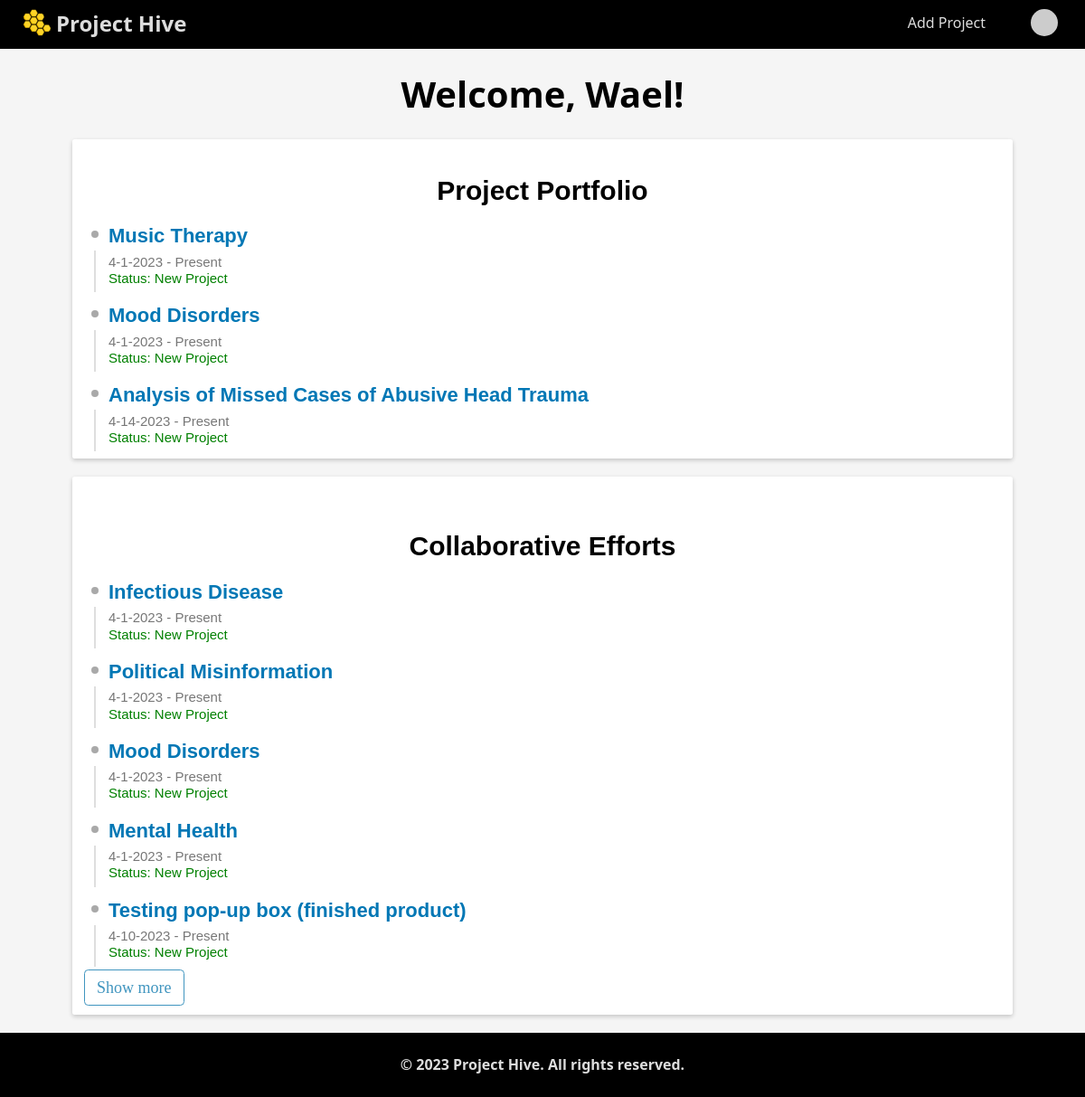
/profile/dashboard (signed in), run on an earlier commit of the app's database.
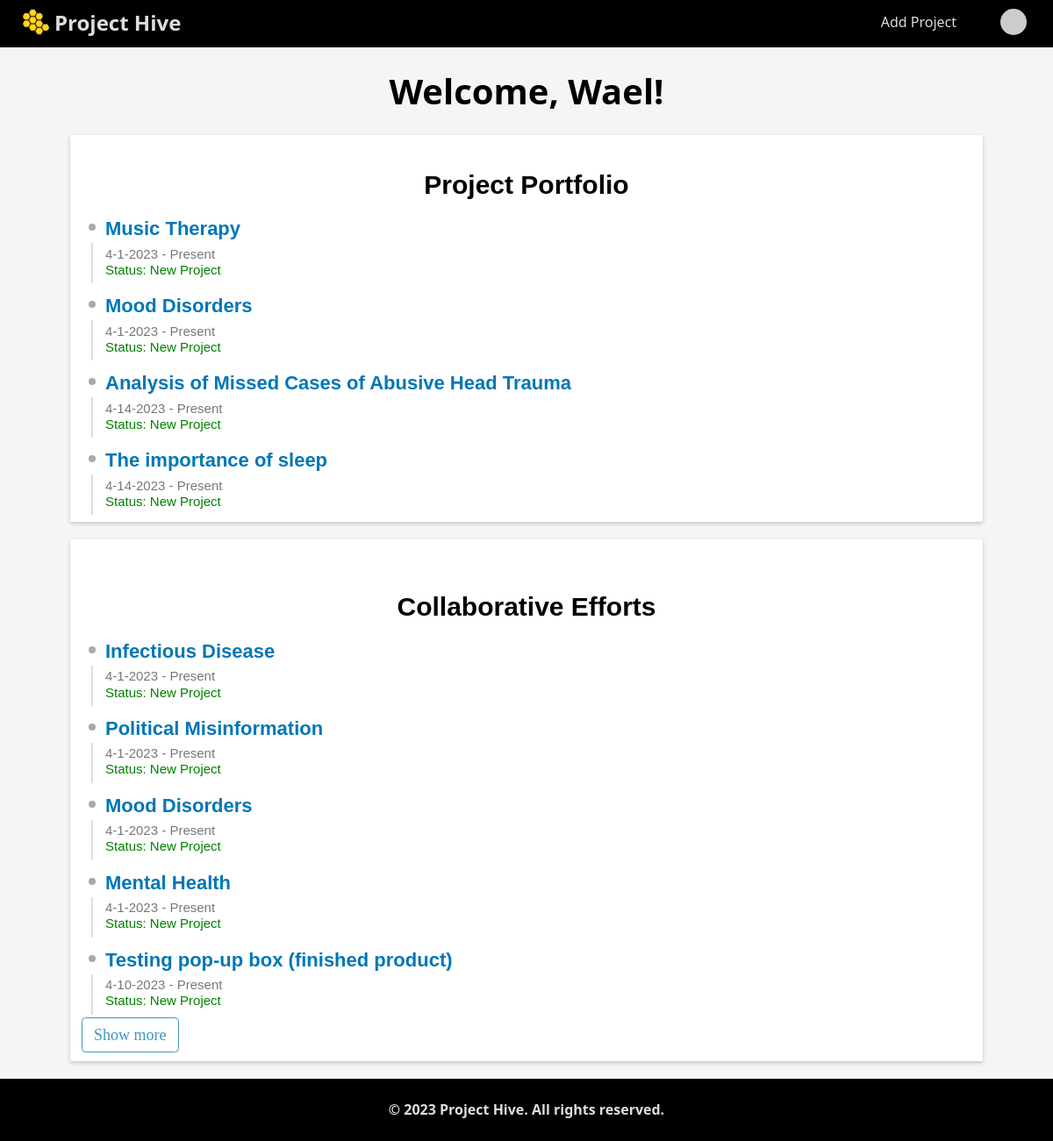
And on a later commit of the database.
### website/models.py (models this page shows)
class User(db.Model, UserMixin):
    id = db.Column(db.Integer, primary_key=True)
    first_name = db.Column(db.String(500), nullable=False)
    last_name = db.Column(db.String(500), nullable=False)
    email = db.Column(db.String(500), unique=True)
    hash = db.Column(db.String(500))

class Project(db.Model):
    id = db.Column(db.Integer, primary_key=True)
    title = db.Column(db.String(500), nullable=False)
    start_date = db.Column(db.DateTime(timezone=True), default=func.now(), nullable=False)
    description = db.Column(db.String(5000), unique=True, nullable=False)
    status = db.Column(db.String(500), default="New Project")
    leaders = db.relationship('User', secondary='leader', backref='projects')

### website/views.py (the view)
@views.route("/profile/dashboard")
@login_required
def dashboard():
    user = User.query.filter_by(email=current_user.email).first()
    leaders = Leader.query.filter_by(
        user_id=user.id
    ).all()  # grabbing all the leader's project
    collaborators = Collaborator.query.filter_by(
        user_id=user.id
    ).all()  # grabbing all the leader's project
    entries = []
    collaborator_entries = []
    for leader in leaders:
        projects = Project.query.filter_by(id=leader.project_id).all()
        if projects:
            for project in projects:
                entry = {}
                entry["title"] = project.title
                entry["description"] = project.description
                entry["status"] = project.status
                entry["id"] = project.id
                entry["start_date"] = project.start_date
                entries.append(entry)
    for collaborator in collaborators:
        projects = Project.query.filter_by(id=collaborator.project_id).all()
        if projects:
            for project in projects:
                collaborator_entry = {}
                collaborator_entry["title"] = project.title
                collaborator_entry["description"] = project.description
                collaborator_entry["status"] = project.status
                collaborator_entry["id"] = project.id
                collaborator_entry["start_date"] = project.start_date
                collaborator_entries.append(collaborator_entry)
    return render_template(
        "dashboard.html",
        user=current_user,
        entries=entries,
        collaborator_entries=collaborator_entries,
    )

### website/__init__.py (called while the page is built)
def create_app():
    app = Flask(__name__)
    app.config["TEMPLATES_AUTO_RELOAD"] = True
    app.config['SQLALCHEMY_DATABASE_URI'] = f'sqlite:///{DB_NAME}'
    app.config['SECRET_KEY'] = "dsaljf;ldsakjf;lkdsjf,cmlkjlkwqjfoijlsad;"
    app.config['LOGIN_MESSAGE'] = 'Please log in to continue.'
    db.init_app(app)
    from website.views import views
    from website.auth import auth
    app.register_blueprint(views, url_prefix="/")
    app.register_blueprint(auth, url_prefix="/")
    from website import models
    from website.models import User
    create_database(app)
    login_manager = LoginManager()
    login_manager.login_view = 'auth.login'
    login_manager.login_message = 'Please log in to continue.' # set the custom login message
    login_manager.init_app(app)
    @login_manager.user_loader
    def load_user(id):
        return User.query.get(int(id))
    return app

### website/templates/dashboard.html (shortened to what this page needs)
{% extends "base.html" %} {% block title %} Dashboard {% endblock %} {% block main%}
<h1 class="welcome">Welcome, {{ user.first_name }}!</h1>
<div class="card">
    <div class="title-grid portfolio">
        <h3 class="project-title">Project Portfolio</h3>
    </div>
    {% for entry in entries %}
        {% if loop.index < 6  %}
        <div class="project-card">
            <div class="justify-space-between project-history">
              <div class="full-width project-card">
                <div class="full-height">
                    <a href="{{ url_for('views_bp.details', id=entry.id) }}" class="fancy-link">
                        <span class="title">{{ entry.title }}</span>
                    </a>
                </div>
                <span class="period">
                  <span>{{entry.start_date.month}}-{{entry.start_date.day}}-{{entry.start_date.year}} - Present</span>
                </span>
                <span>
                    <br>
                  <span class="status-dashboard">Status: {{entry.status}}</span>
                </span>
              </div>
            </div>
        </div>
        {% endif %}
    {% endfor %}
</div>
<div class="card">
    <div class="title-grid portfolio">
        <h5 class="collab-title">Collaborative Efforts</h5>
    </div>
    {% for entry in collaborator_entries %}
        {% if loop.index < 6 %}
        <div class="collab-card">
            <div class="justify-space-between project-history">
              <div class="full-width collab-card">
                <div class="full-height">
                    <a href="{{ url_for('views_bp.details', id=entry.id) }}" class="fancy-link">
                        <span class="title">{{ entry.title }}</span>
                    </a>
                </div>
                <span class="period">
                  <span>{{entry.start_date.month}}-{{entry.start_date.day}}-{{entry.start_date.year}} - Present</span>
                </span>
                <span>
                     <br>
                  <span class="status-dashboard">Status: {{entry.status}}</span>
                </span>
              </div>
            </div>
        </div>
        {% endif %}
    {% endfor %}
        {% if collaborator_entries|length > 5  %}
    <div class="card-footer">
        <button class="homebtn btn-outline show-more-btn-collab">Show more</button>
    </div>
    {%endif%}
</div>
{% endblock %}
{% set active = 'dashboard' %}

### website/templates/base.html (shortened to what this page needs)
<!DOCTYPE html>
<html lang="en">
  <head>
    <link
    rel="stylesheet"
    href="{{ url_for('static', filename='css/normalize.css')}}"
    />
    <link
    rel="stylesheet"
    href="{{ url_for('static', filename='css/main.css')}}"
    />
  </head>
  <body>
    <nav class="nav">
      <a class="logo" href="/">
      <img src="../static/pictures/favicon-32x32.png" alt="Logo">
      <span class="logo__text">Project Hive</span>
      </a>
      <ul class="list">
        {% if user.is_authenticated %}
        <li><a href="/add_project">Add Project</a></li>
        <li class="dropdown">
          <img class="gravatar" src="https://s.gravatar.com/avatar/353ffe54135685e371ae6add43986f92?d=mm" alt="naol.bullo@outlook.com">
        </li>
        {% else %}
        <li class="mb-16"><a href="/login">Login</a></li>
        <li class="mb-16"><a href="/register">Register</a></li>
        {% endif %}
      </ul>
    </nav>
    <main>{% block main %} {% endblock %}</main>
    <footer class="mb-5 small text-center text-muted">
  <div class="footer-main copyright">
    <p>&copy; 2023 Project Hive. All rights reserved.</p>
  </div>
  </footer>
  </body>
</html>

### website/static/css/main.css (style rules this page uses)
*, *::after, *::before { box-sizing: border-box; }
html { font-size: 62.5%; min-height: 100%; }
html, body { height: 100%; margin: 0; }
.card { font-family: serif; font-size: 1.6rem; }
body { background-color: #f5f5f5; min-height: 100%; margin-bottom: -50px; }
h1 { text-align: center; font-size: 3.2rem; }
.copyright { color: #6c757d; text-align: center; }
input[type="text"], input[type="email"], input[type="password"], button { outline: none; width: 100%; }
a { text-decoration: none; }
.card { background-color: white; padding: 1rem; margin: 2rem 8rem; border: none; border-radius: 0.25rem; box-shadow: 0 2px 5px 0 rgba(0, 0, 0, 0.2); }
.card-footer { margin-top: 1rem; }
.homebtn { --color: hsl(200, 50%, 50%); background: var(--color); color: white; border: none; font-size: 1.8rem; padding: 0.5em 0.75em; border-radius: 0.25em; cursor: pointer; width: auto; }
.homebtn.btn-outline { background: none; border: 1px solid var(--color); color: var(--color); }
.homebtn+.homebtn { margin-left: 0.25rem; }
nav { display: flex; justify-content: space-between; align-items: center; background-color: #000; color: #fff; width: 100%; }
nav a { color: #ddd; text-decoration: none; margin: 0 10px; transition: color 0.15s; }
.logo { font-weight: bold; font-size: 2.4rem; margin-left: 2.5rem; margin-bottom: 0.5rem; display: flex; align-items: center; }
.logo__text { display: inline-block; margin-left: .5rem; margin-top: .2rem; }
nav ul { list-style: none; display: flex; }
nav li { margin: 0 10px; }
.welcome { font-size: 4.0rem; }
.footer-main { display: block; text-align: center; font-weight: bold; background-color: #000; color: #ddd; padding-top: 1.0rem; padding-bottom: 1.0rem; }
.portfolio { font-size: 1.4rem; border-bottom: #0b9c19; }
.gravatar { position: relative; top: -6px; height: 30px; width: 30px; margin: 0 2rem; border-radius: 100%; border: none; cursor: pointer; }
.nav .list { margin-bottom: 0.5rem; }
.dropdown { position: relative; display: inline-block; }
.full-width { width: 100%; }
.justify-space-between { justify-content: space-between; }
.full-height { height: 100%; margin-bottom: 7px; }
.project-history { position: relative; margin-top: 20px; padding-left: 30px; }
.project-history .title { font-family: sans-serif; font-size: 2.2rem; }
.project-history .period { font-size: 1.5rem; color: #777; font-family: sans-serif; }
.status-dashboard { display: block; text-align: left; font-size: 1.5rem; margin-bottom: 0.5rem; text-align: left; color: green; font-family: sans-serif; }
.project-history::before { content: ""; position: absolute; top: 7px; left: 10.6px; width: 8px; height: 8px; border-radius: 50%; background-color: #a9a9a9; z-index: 1; }
.project-history::after { content: ""; position: absolute; top: 29px; left: 14px; bottom: -7px; width: 2px; background-color: #dedede; z-index: 1; }
.fancy-link { position: relative; display: inline-block; color: #0077B5; text-decoration: none; font-weight: bold; font-size: 1.2rem; transition: all 0.3s ease; }
.fancy-link::after { content: ''; position: absolute; bottom: -1px; left: 50%; transform: translateX(-50%); width: 0; height: 2px; background-color: #0077B5; transition: all 0.3s ease; }
.project-title { font-family: sans-serif; font-size: 3.0rem; text-align: center; margin-bottom: 1.5rem; }
.collab-title { font-family: sans-serif; font-size: 3.0rem; text-align: center; margin-bottom: 1.5rem; }

What changed in the data, as far as the page shows it:
added Project: title "The importance of sleep", start_date.month "4", start_date.day "14", start_date.year "2023", status "New Project", shown under "Project Portfolio"
